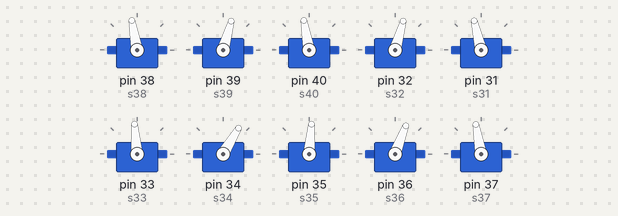
Bench run of a sketch on a simulated Arduino Mega 2560, built with avr-gcc and run on an emulated ATmega2560. Parts: 10 × servo.

Above: at 4.5 s.
At 10.7 s:
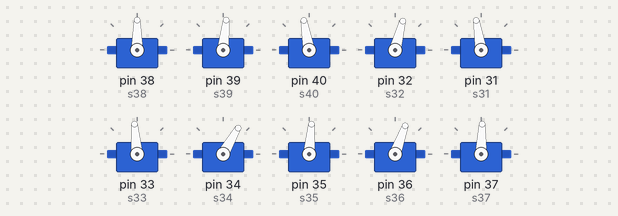
At 12.1 s:
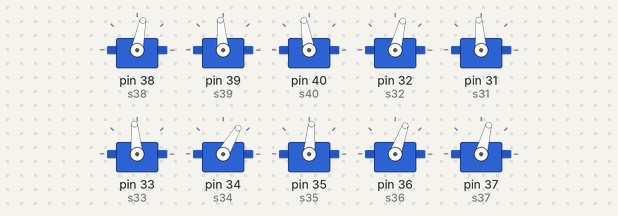
At 19.6 s:
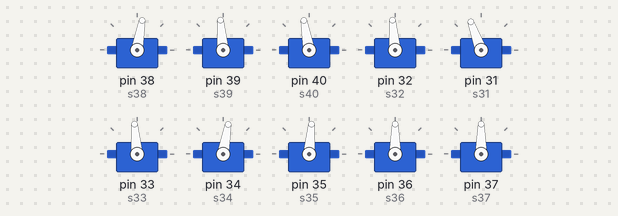
At 32.2 s:
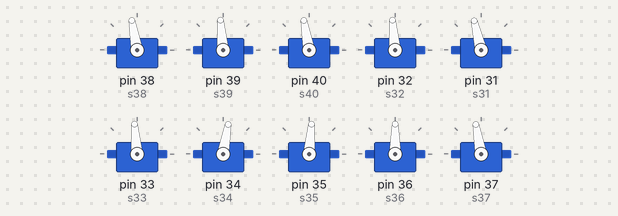
Timing chart, 0 to 33.7 s (numbered marks = the images above):
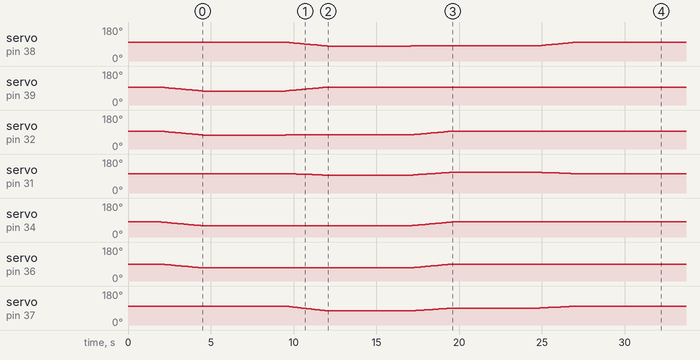

Measured:
- by itself, servo on pin 38 (s38): 100° → 99° at 9.5 s, → 98° 0.10 s later, → 97° 0.10 s later, → 96° 0.15 s later, … (42 changes in this stretch)
- by itself, servo on pin 39 (s39): 95° → 94° at 2.0 s, → 93° 0.10 s later, → 92° 0.10 s later, → 91° 0.15 s later, … (42 changes in this stretch)
- by itself, servo on pin 32 (s32): 95° → 94° at 2.0 s, → 93° 0.10 s later, → 92° 0.10 s later, → 91° 0.15 s later, … (42 changes in this stretch)
- by itself, servo on pin 31 (s31): 103° → 102° at 9.5 s, → 101° 0.30 s later, → 100° 0.30 s later, → 99° 0.30 s later, … (32 changes in this stretch)
- by itself, servo on pin 34 (s34): 80° → 79° at 2.0 s, → 78° 0.10 s later, → 77° 0.10 s later, → 76° 0.15 s later, … (42 changes in this stretch)
- by itself, servo on pin 36 (s36): 90° → 89° at 2.0 s, → 88° 0.10 s later, → 87° 0.10 s later, → 86° 0.15 s later, … (42 changes in this stretch)
- by itself, servo on pin 37 (s37): 100° → 99° at 9.5 s, → 98° 0.10 s later, → 97° 0.10 s later, → 96° 0.10 s later, … (50 changes in this stretch)

The sketch:

TurnRobotLeft.ino
```cpp
#include <Servo.h>

Servo s38;
Servo s39;
Servo s40;
Servo s32;
Servo s31;
Servo s33;
Servo s34;
Servo s35;
Servo s36;
Servo s37;

int delayTime = 50;
int executable = 1;
int fixCount = 50;
boolean activeLog = false;

int logTime = 5000;

void setup() {

  Serial.begin(9600);

  s38.attach(38);
  s39.attach(39);
  s40.attach(40);
  s32.attach(32);
  s31.attach(31);
  s33.attach(33);
  s34.attach(34);
  s35.attach(35);
  s36.attach(36);
  s37.attach(37);

  init_servo();
  delay(2000);
}


void loop() {

  if(Serial.available()){
    executable = Serial.read();
  }

  while(executable > 0) {

    execute(   100, 95, 100, 95, 103, 95, 80, 85, 90, 100,
               100, 75, 100, 75, 103, 95, 60, 85, 70, 100 );

               delay(logTime);

    execute(   100, 75, 100, 75, 103, 95, 60, 85, 70, 100,
               80, 95, 100, 75, 95, 95, 60, 85, 70, 75 );

               delay(logTime);

    execute(   80, 95, 100, 75, 95, 95, 60, 85, 70, 75,
               80, 95, 100, 95, 110, 95, 80, 85, 90, 90 );

               delay(logTime);

    execute(   80, 95, 100, 95, 110, 95, 80, 85, 90, 90,
               100, 95, 100, 95, 103, 95, 80, 85, 90, 100 );

               delay(logTime);

    executable = 0;
  }


  init_servo();

  if(executable == 0) {

    delay(5000);
    init_servo();

  }

}


void init_servo() {

  s38.write(100);
  s39.write(95);
  s40.write(100);
  s32.write(95);
  s31.write(103);
  s33.write(95);
  s34.write(80);
  s35.write(85);
  s36.write(90);
  s37.write(100);
}

void execute(
  float p38, float p39, float p40, float p32, float p31, float p33, float p34, float p35, float p36, float p37,
  float g38, float g39, float g40, float g32, float g31, float g33, float g34, float g35, float g36, float g37
) {

  float r38 = (p38 - g38) / fixCount,
      r39 = (p39 - g39) / fixCount,
      r40 = (p40 - g40) / fixCount,
      r32 = (p32 - g32) / fixCount,
      r31 = (p31 - g31) / fixCount,
      r33 = (p33 - g33) / fixCount,
      r34 = (p34 - g34) / fixCount,
      r35 = (p35 - g35) / fixCount,
      r36 = (p36 - g36) / fixCount,
      r37 = (p37 - g37) / fixCount;

  for(int i = 0; i < fixCount; i++) {

    p38 -= r38;
    p39 -= r39;
    p40 -= r40;
    p32 -= r32;
    p31 -= r31;
    p33 -= r33;
    p34 -= r34;
    p35 -= r35;
    p36 -= r36;
    p37 -= r37;

    s38.write(p38);
    s39.write(p39);
    s40.write(p40);
    s32.write(p32);
    s31.write(p31);
    s33.write(p33);
    s34.write(p34);
    s35.write(p35);
    s36.write(p36);
    s37.write(p37);

    if(activeLog) {
      Serial.print("P38: ");
      Serial.print(p38);
      Serial.print(" P39: ");
      Serial.print(p39);
      Serial.print("  P40: ");
      Serial.print(p40);
      Serial.print("  P32: ");
      Serial.print(p32);
      Serial.print("  P31: ");
      Serial.print(p31);
      Serial.print("  P33: ");
      Serial.print(p33);
      Serial.print("  P34: ");
      Serial.print(p34);
      Serial.print("  P35: ");
      Serial.print(p35);
      Serial.print("  P36: ");
      Serial.print(p36);
      Serial.print("  P37: ");
      Serial.println(p37);
    }
    delay(delayTime);
  }
  Serial.println("\n");
}
```
